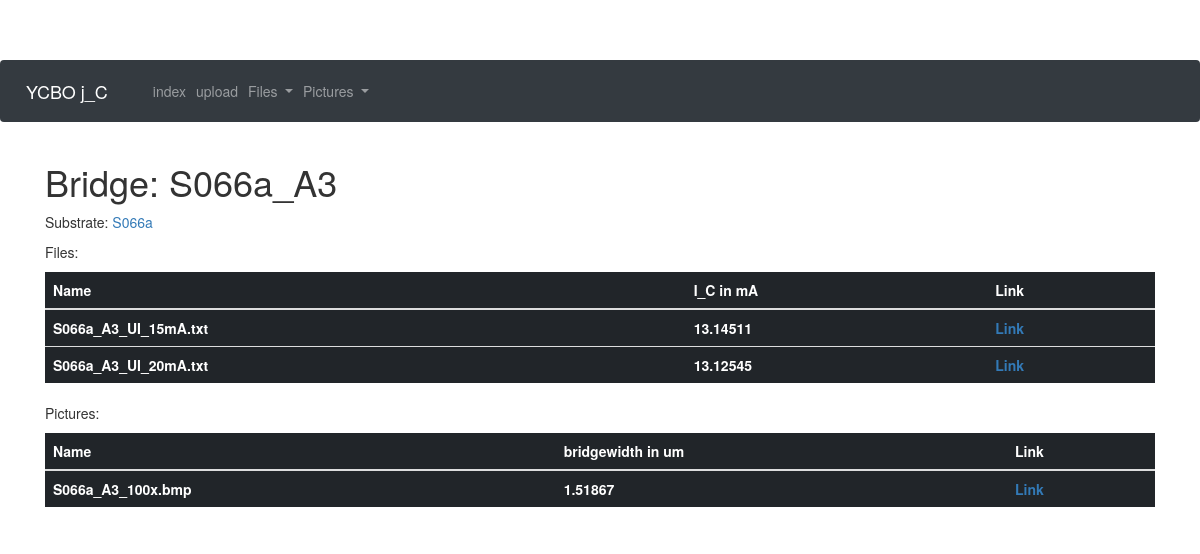
Page /bridge/S066a_A3 on the committed database.
### app/models.py (models this page shows, shortened)
class Bridge(db.Model):
    id = db.Column(db.Integer, primary_key = True)
    substrate_id = db.Column(db.Integer, db.ForeignKey("substrate.id"))
    bridgename = db.Column(db.String(32))
    j_C = db.Column(db.Float)
    res = db.Column(db.Float)
    bridgewitdh = db.Column(db.Float)
    documents = db.relationship("Document", backref = "bridge", lazy = "dynamic")
    pictures = db.relationship("Picture", backref = "bridge", lazy = "dynamic")

class Substrate(db.Model):
    id = db.Column(db.Integer, primary_key = True)
    substratename = db.Column(db.String(32))
    Au_layer = db.Column(db.Integer)
    YBCO_layer = db.Column(db.Integer)
    bridges = db.relationship("Bridge", backref = "substrate", lazy="dynamic")

class Document(db.Model):
    id = db.Column(db.Integer, primary_key = True)
    bridge_id = db.Column(db.Integer, db.ForeignKey("bridge.id"))
    filename = db.Column(db.String(64))
    remove_offset = db.Column(db.Boolean,default=False)
    remove_ohm = db.Column(db.Boolean,default=False)
    amplification = db.Column(db.Integer, default = 1000)
    j_C = db.Column(db.Float)
    res = db.Column(db.Float)
    res_border = db.Column(db.Float)

class Picture(db.Model):
    id = db.Column(db.Integer, primary_key=True)
    bridge_id = db.Column(db.Integer, db.ForeignKey("bridge.id"))
    filename = db.Column(db.String(64))
    amplification = db.Column(db.Integer)
    pixelwidth = db.Column(db.Integer)
    brushsize = db.Column(db.Integer)
    threshold = db.Column(db.Integer)

### app/routes.py (the view)
@app.route("/bridge/<bridgename>")
def bridge(bridgename):
    bridge = Bridge.query.filter_by(bridgename=bridgename).first_or_404()
    return render_template("bridge.html",bridge=bridge)

### app/templates/bridge.html
{% extends "base.html" %}
{% block content %}
<h1>Bridge: {{bridge.bridgename}}</h1>
<p>Substrate: <a href="{{url_for('substrate',substratename=bridge.substrate.substratename)}}">{{bridge.substrate.substratename}}</a></p>
<p>Files:<p>
<table class="table table-dark">
  <thead>
    <tr>
      <th scope="col">Name</th>
      <th scope="col">I_C in mA</th>
      <th scope="col">Link</th>
    </tr>
  </thead>
  <tbody>
    {% for file in bridge.documents.all() %}
    <tr>
      <th scope="row">{{ file.filename }}</th>
      <th>{% if file.j_C %}{{ "%.5f"%file.j_C }}{% else %}Unknown{% endif %}</th>
      <th><a href="{{url_for('file', filename = file.filename) }}">Link</a></th>
    </tr>
    {% endfor %}
  </tbody>
</table>
<p>Pictures:<p>
<table class="table table-dark">
  <thead>
    <tr>
      <th scope="col">Name</th>
      <th scope="col">bridgewidth in um</th>
      <th scope="col">Link</th>
    </tr>
  </thead>
  <tbody>
    {% for picture in bridge.pictures.all() %}
    <tr>
      <th scope="row">{{ picture.filename }}</th>
      <th>{% if picture.pixelwidth %}
        {{"%.5f"%(picture.pixelwidth*picture.amplification)}}
      {% else %}Unknown{% endif %}</th>
      <th><a href="{{url_for('picture', filename = picture.filename) }}">Link</a></th>
    </tr>
    {% endfor %}
  </tbody>
</table>
{% endblock %}

### app/templates/base.html (style rules this page uses)
body { padding-top: 60px; }

### rows in the picture
Bridge: bridgename "S066a_A3"
Substrate: substrate.substratename "S066a"
Document: filename "S066a_A3_UI_15mA.txt", j_C "13.14511"
Document: filename "S066a_A3_UI_20mA.txt", j_C "13.12545"
Picture: filename "S066a_A3_100x.bmp", picture.pixelwidth*picture.amplification "1.51867"
